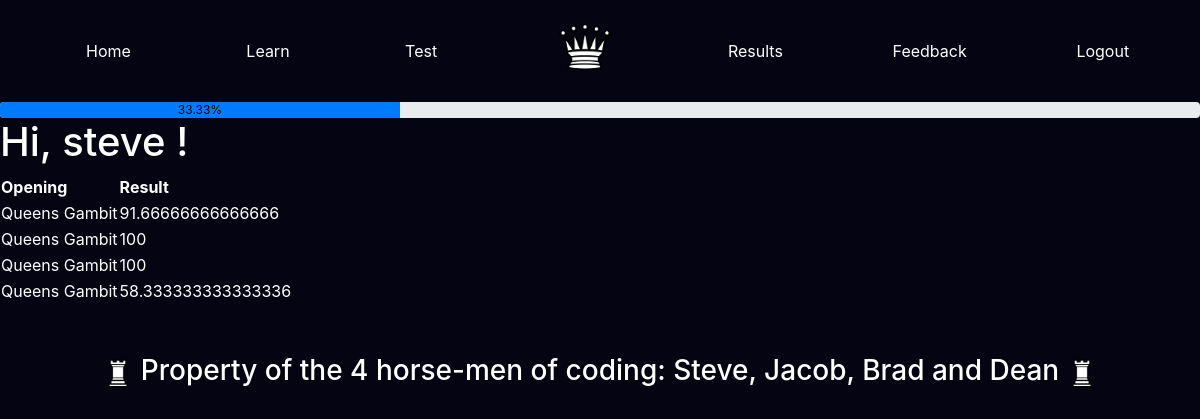
Screenshot of /results/Queens Gambit/ (signed in) with the database file from the repository.
### app/models.py (models this page shows, shortened)
class User(UserMixin, db.Model):
    id = db.Column(db.Integer, primary_key=True)
    username = db.Column(db.String(64), index=True, unique=True)
    email = db.Column(db.String(120), index=True, unique=True)
    password_hash = db.Column(db.String(128))
    posts = db.relationship('Post', backref='author', lazy='dynamic')
    results = db.relationship('Results', backref = 'student', lazy = 'dynamic')

class Results(db.Model):
    id = db.Column(db.Integer, primary_key=True)
    opening = db.Column(db.String(140))
    result =db.Column(db.Integer)
    incorrect = db.Column(db.ARRAY(db.String(140)))
    passed = db.Column(db.Boolean)
    timestamp = db.Column(db.DateTime, index=True, default=datetime.utcnow)
    user_id = db.Column(db.Integer, db.ForeignKey('user.id'))

### app/routes.py (the view)
@app.route('/results/<opening>/', methods=['GET', 'POST'])
@login_required
def results(opening):
    res = Results.query.filter_by(user_id = current_user.id, passed = True)
    openings = []
    for r in res:
        openings.append(r.opening)
    numerator = len(set(openings))
    denominator = Openings.query.all()
    denominator = len(denominator)
    complete = str(round((numerator/denominator)*100, 2)) + '%'
    u = User.query.get(current_user.id)
    res = Results.query.filter_by(user_id = current_user.id, opening = opening)
    return render_template('results.html', title='results', query = res, prog=complete)

### app/models.py (called while the page is built)
@login.user_loader
def load_user(id):
    return User.query.get(int(id))

### app/templates/results.html
{% extends "base.html" %}
{% block content %}
<h1>Hi, {{current_user.username}} ! </h1>
<table>
<tr>
    <th>Opening</th>
    <th>Result</th>
</tr>
{% for r in query %}
<tr>
    <td>
        {{r.opening}}
    </td>
    <td>
        {{r.result}}
    </td>
</tr>
{% endfor %}
</table>
{% include "footer.html" %}
{% endblock %}

### app/templates/base.html (shortened to what this page needs)
<!DOCTYPE html>
<html>
    <head>
        <link rel="stylesheet" href="https://maxcdn.bootstrapcdn.com/bootstrap/4.5.2/css/bootstrap.min.css">
  </head>
  <body>
    <nav class="navbar navbar-expand-sm justify-content-center" style="background-color: rgb(5, 4, 19); padding-left: 2.6%;">
      <ul class="navbar-nav nav-fill w-100">
        <li class="nav-item" style="padding-top: 2%; padding-right: 0.5%;">
          <a class="nav-link" href="{{ url_for('index') }}">Home</a>
        </li>
        <li class="nav-item" style="padding-top: 2%; padding-right: 0.5%;">
          <a class="nav-link" href="{{ url_for('newLearn') }}">Learn</a>
        </li>
        <li class="nav-item" style="padding-top: 2%; padding-right: 0.5%;">
          <a class="nav-link" href="{{ url_for('newTest') }}">Test</a>
        </li>
        <a class="navbar-brand mx-auto" href="#" style="padding-left: 5%; padding-right: 5%; padding-top: 0.75%;">
          <img src="/static/img/chesspieces/wikipedia/wQ.png" alt="logo" style="width:60px;">
        </a>
        <li class="nav-item" style="padding-top: 2%;">
          <a class="nav-link" href="{{ url_for('selectresult') }}">Results</a>
        </li>
        <li class="nav-item" style="padding-top: 2%;">
          <a class="nav-link" href="{{ url_for('feedback2') }}">Feedback</a>
        </li>
        <li class="nav-item" style="padding-top: 2%;">
          <a class="nav-link" href="{{ url_for('logout') }}">Logout</a>
        </li>
      </ul>
    </nav>
    <div class = "progress" style="margin-top: 1%;">
      <div class = "progress-bar" role = "progressbar" style = "width: {{prog}}; color: black;";  aria-valuemin="0" aria-valuemax="100">{{prog}}</div>
    </div>
        {% block content %}{% endblock %}
    </body>
</html>

### app/templates/footer.html (shortened to what this page needs)
<!DOCTYPE html>
<html>
    <head>
        <link rel="stylesheet" href="https://maxcdn.bootstrapcdn.com/bootstrap/4.5.2/css/bootstrap.min.css">
  </head>
    <body>
      <div id='footer' class="text-align">
        <h3>
          <img src="/static/img/chesspieces/wikipedia/wR.png" alt="footerking" style="height: 40px; width:30px;">
          Property of the 4 horse-men of coding: Steve, Jacob, Brad and Dean
          <img src="/static/img/chesspieces/wikipedia/wR.png" alt="footerking" style="height: 40px; width:30px;">
        </h3>
      </div>
    </body>
</html>

### app/templates/base.html (style rules this page uses)
.nav-link { color: white; }

### app/templates/footer.html (style rules this page uses)
* { color: white; }
body { background-color: rgb(5, 4, 19); }
#footer { position:relative; bottom:0; width:100%; height:40px; padding-top: 2%; display: table; margin-top: 2%; margin-bottom: 1%; }
.text-align { display: table-cell; vertical-align: middle; text-align: center; }

### rows the page displays
User: username "steve"
Results: opening "Queens Gambit", result "91.66666666666666"
Results: opening "Queens Gambit", result "100"
Results: opening "Queens Gambit", result "100"
Results: opening "Queens Gambit", result "58.333333333333336"

### other values shown
{{ prog }} "33.33%"
